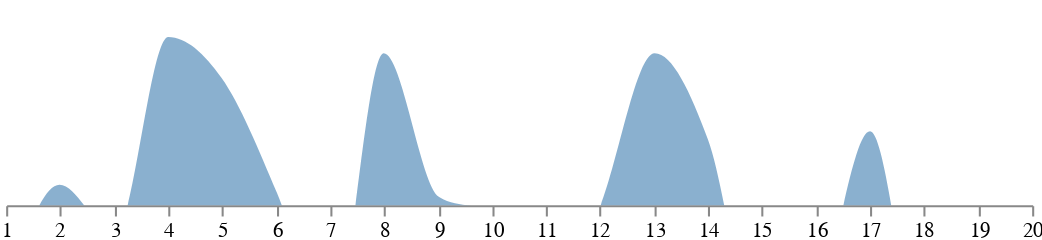

Express this chart as Vega-Lite.
### Vega specification from a JSON file in a GitHub repository (floating-point values rounded to 4 significant figures)
{"$schema": "https://vega.github.io/schema/vega/v5.json", "description": "A horizon graph, which preserves resolution by layering slices of an area chart.", "width": 500, "height": 100, "signals": [{"name": "layers", "value": 2, "on": [{"events": "pointerdown!", "update": "1 + (layers % 4)"}], "bind": {"input": "select", "options": [1, 2, 3, 4]}}, {"name": "height", "update": "floor(200 / layers)"}, {"name": "vheight", "update": "height * layers"}, {"name": "opacity", "update": "pow(layers, -2/3)"}], "data": [{"name": "layer_indices", "values": [0, 1, 2, 3], "transform": [{"type": "filter", "expr": "datum.data < layers"}, {"type": "formula", "expr": "datum.data * height", "as": "offset"}]}, {"name": "table", "values": [{"x": 1, "y": 28}, {"x": 2, "y": 55}, {"x": 3, "y": 43}, {"x": 4, "y": 91}, {"x": 5, "y": 81}, {"x": 6, "y": 53}, {"x": 7, "y": 19}, {"x": 8, "y": 87}, {"x": 9, "y": 52}, {"x": 10, "y": 48}, {"x": 11, "y": 24}, {"x": 12, "y": 49}, {"x": 13, "y": 87}, {"x": 14, "y": 66}, {"x": 15, "y": 17}, {"x": 16, "y": 27}, {"x": 17, "y": 68}, {"x": 18, "y": 16}, {"x": 19, "y": 49}, {"x": 20, "y": 15}]}, {"name": "table2", "values": {"id": 1, "rate": 0.187, "state": "AL", "geo": {"type": "feature", "properties": {}, "geometry": {"type": "MultiPolygon"}}, "coords": [{"x": 1, "y": 2}, {"x": 1, "y": 2, "z": 3}]}}, {"name": "table3", "values": [[{"y": "64"}, 2, 3, null], [{"y": 6}, 4, 5, 6], [{"y": 9}, 7, 8, 8, 9]]}, {"name": "table4", "values": [{"foo": {"baxz": "a"}, "bar": 1}, {"foo": {"bz": "a"}, "bar": 2}, {"foo": "wtf", "bar": 4}, {"foo": {"baz": "b"}, "bar": 3}, {"foo": [6], "bar": 8}, {"foo": [7], "bar": 8}]}, {"name": "table5", "values": {"values1": [1, 2, 3]}}], "scales": [{"name": "x", "type": "linear", "range": "width", "zero": false, "round": true, "domain": {"data": "table", "field": "x"}}, {"name": "y", "type": "linear", "range": [{"signal": "vheight"}, 0], "nice": true, "zero": true, "domain": {"data": "table", "field": "y"}}], "axes": [{"orient": "bottom", "scale": "x", "tickCount": 20}], "marks": [{"type": "group", "encode": {"update": {"width": {"field": {"group": "width"}}, "height": {"field": {"group": "height"}}, "clip": {"value": true}}}, "marks": [{"type": "group", "from": {"data": "layer_indices"}, "encode": {"update": {"y": {"field": "offset"}}}, "marks": [{"type": "area", "from": {"data": "table"}, "encode": {"enter": {"interpolate": {"value": "monotone"}, "x": {"scale": "x", "field": "x"}, "fill": {"value": "steelblue"}}, "update": {"y": {"scale": "y", "field": "y"}, "y2": {"scale": "y", "value": 0}, "fillOpacity": {"signal": "opacity"}}}}]}]}]}
